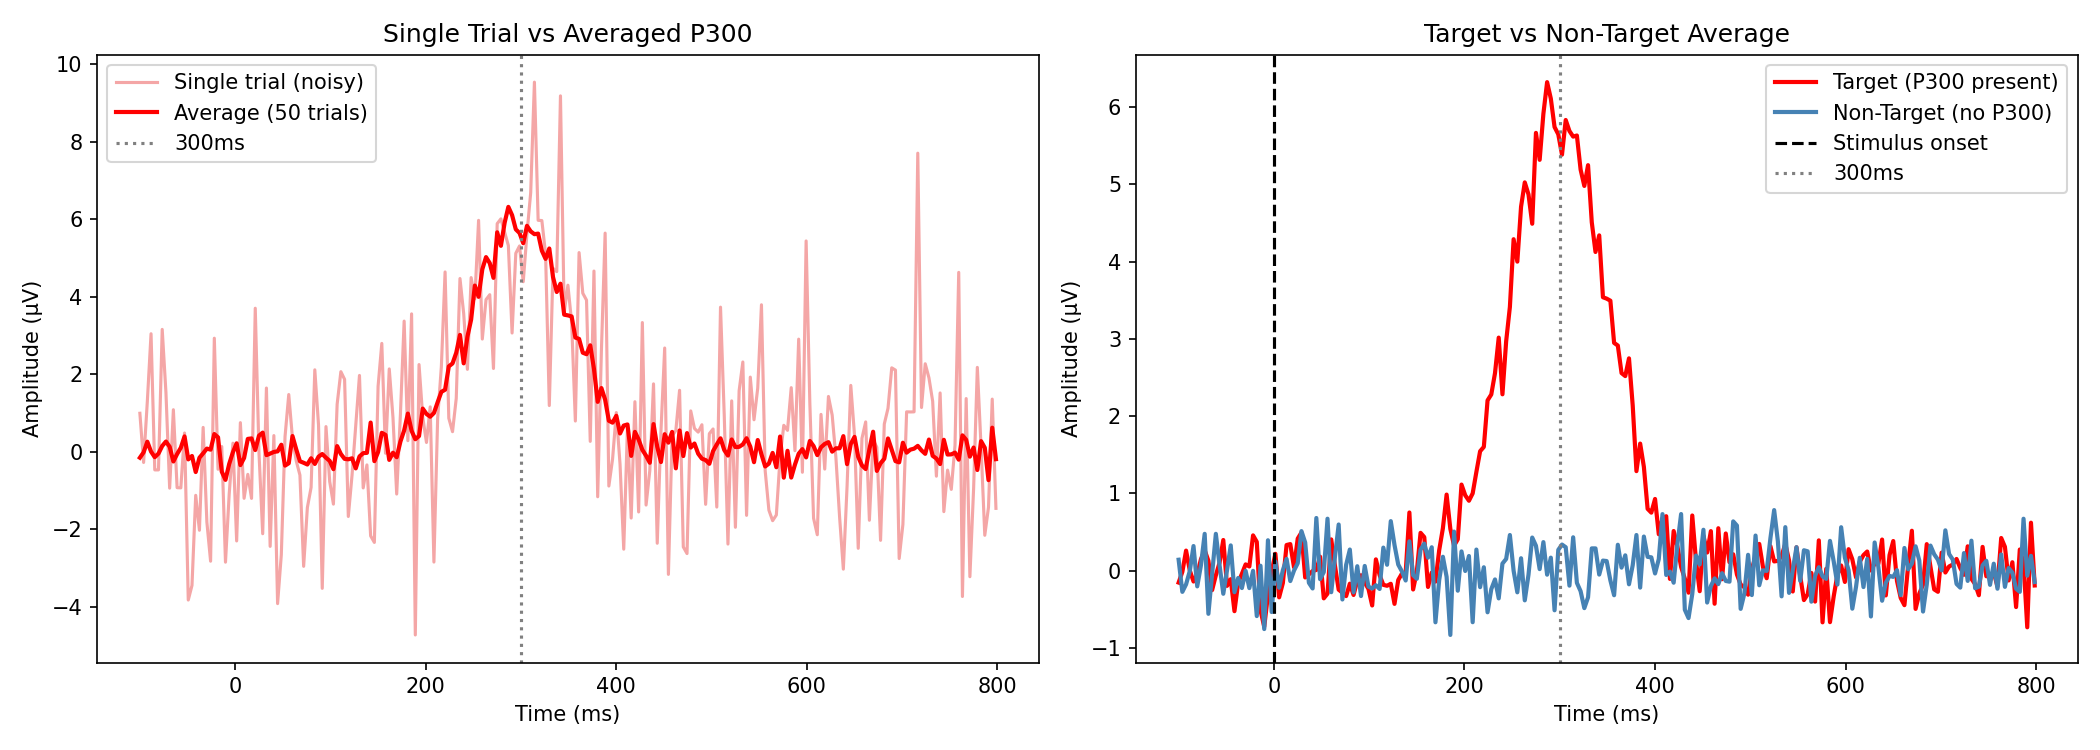

Write the Python code that produced this figure.
import numpy as np
import matplotlib.pyplot as plt

# ── Simulate P300 signal ────────────────────────
# Create a simple synthetic ERP to understand the shape
np.random.seed(42)
sfreq    = 256          # 256 samples per second
n_trials = 50           # 50 trials per condition
tmin, tmax = -0.1, 0.8  # -100ms to 800ms
times = np.arange(tmin, tmax, 1/sfreq)  # time axis

# ── P300 shape: Gaussian bump at 300ms ──────────
def make_p300(times, amplitude=5.0, latency=0.3, width=0.05):
    return amplitude * np.exp(-((times - latency)**2) / (2 * width**2))

# ── Generate target trials (with P300) ──────────
p300_component = make_p300(times, amplitude=6.0)
target_trials  = np.array([
    p300_component + np.random.randn(len(times)) * 2.0
    for _ in range(n_trials)
])

# ── Generate non-target trials (no P300) ────────
nontarget_trials = np.array([
    np.random.randn(len(times)) * 2.0
    for _ in range(n_trials)
])

# ── Average across trials (noise cancels out) ───
target_avg    = target_trials.mean(axis=0)
nontarget_avg = nontarget_trials.mean(axis=0)

# ── Plot ────────────────────────────────────────
fig, axes = plt.subplots(1, 2, figsize=(14, 5))

# Left: single trial vs average
axes[0].plot(times*1000, target_trials[0],
             color='lightcoral', alpha=0.7, label='Single trial (noisy)')
axes[0].plot(times*1000, target_avg,
             color='red', linewidth=2, label=f'Average ({n_trials} trials)')
axes[0].axvline(300, color='gray', linestyle=':', label='300ms')
axes[0].set_title('Single Trial vs Averaged P300')
axes[0].set_xlabel('Time (ms)')
axes[0].set_ylabel('Amplitude (µV)')
axes[0].legend()

# Right: target vs non-target average
axes[1].plot(times*1000, target_avg,
             color='red', linewidth=2, label='Target (P300 present)')
axes[1].plot(times*1000, nontarget_avg,
             color='steelblue', linewidth=2, label='Non-Target (no P300)')
axes[1].axvline(0,   color='black', linestyle='--', label='Stimulus onset')
axes[1].axvline(300, color='gray',  linestyle=':',  label='300ms')
axes[1].set_title('Target vs Non-Target Average')
axes[1].set_xlabel('Time (ms)')
axes[1].set_ylabel('Amplitude (µV)')
axes[1].legend()

plt.tight_layout()
plt.savefig('p300_simulation.png', dpi=150)
print('Saved: p300_simulation.png')
